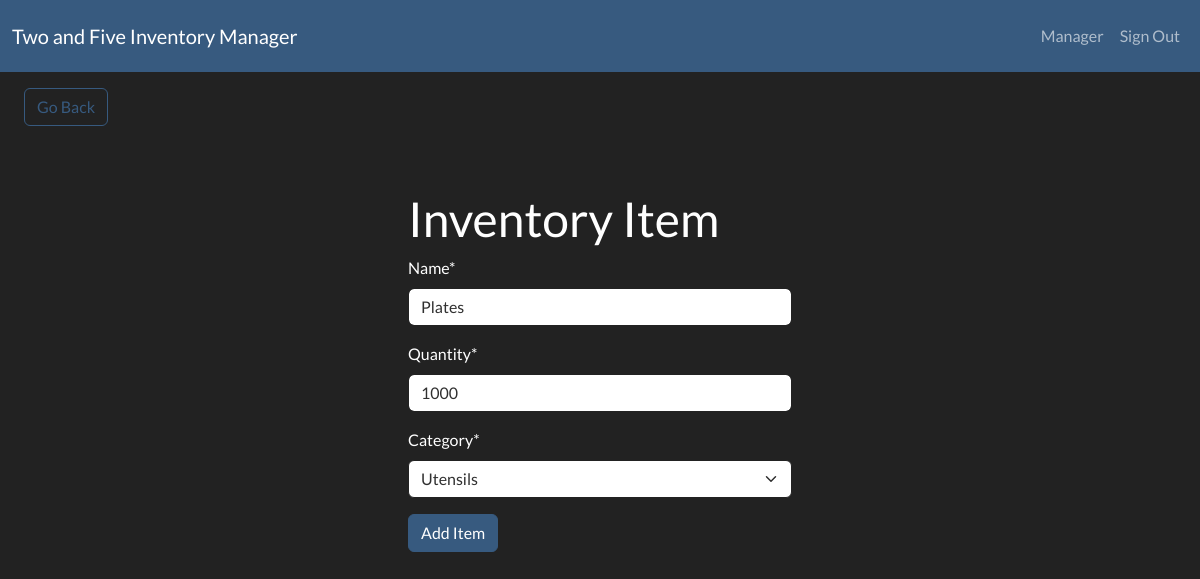
Screenshot of /edit-item/3 (signed in) with the database file from the repository.
### inventory/models.py (models this page shows, shortened)
class InventoryItem(models.Model):
    name = models.CharField(max_length=200)
    quantity = models.IntegerField()
    category = models.ForeignKey(
        "Category", on_delete=models.SET_NULL, blank=True, null=True
    )
    date_created = models.DateTimeField(auto_now_add=True)
    user = models.ForeignKey(User, on_delete=models.CASCADE)

class Category(models.Model):
    name = models.CharField(max_length=200)
    class Meta:
        verbose_name_plural = "categories"
    def __str__(self):
        return self.name

### inventory/views.py (the view)
# urls.py: path("edit-item/<int:pk>", EditItem.as_view(), name="edit-item"),
class EditItem(LoginRequiredMixin, UpdateView):
    model = InventoryItem
    form_class = InventoryItemForm
    template_name = "inventory/item_form.html"
    success_url = reverse_lazy("dashboard")

### inventory/forms.py
class InventoryItemForm(forms.ModelForm):
    category = forms.ModelChoiceField(queryset=Category.objects.all(), initial=0)
    class Meta:
        model = InventoryItem
        fields = ["name", "quantity", "category"]

### inventory/templates/inventory/item_form.html (shortened to what this page needs)
{% extends 'inventory/base.html' %}
{% load crispy_forms_tags %}
{% block content %}
<a href="{% url 'dashboard' %}" class="btn btn-outline-primary my-3 mx-4">Go Back</a>
<div class="row">
    <div class="col-11 col-md-4 mx-auto mt-5">
        <h1>Inventory Item</h1>
        <form method="POST">
            {{ form|crispy }}
            <div class="mt-3">
                <button class="btn btn-primary">Add Item</button>
            </div>
        </form>
    </div>
</div>
{% endblock content %}

### inventory/templates/inventory/navigation.html (shortened to what this page needs)
<nav class="navbar sticky-top navbar-expand-lg bg-primary" data-bs-theme="dark">
    <div class="container-fluid text-wrap">
        <a class="navbar-brand text-wrap" href="{% url 'index' %}">
            Two and Five Inventory Manager
        </a>
        <div class="collapse navbar-collapse justify-content-end" id="navbarNav">
            <ul class="navbar-nav">
                {% if user.is_authenticated %}
                <li class="nav-item">
                    <a class="nav-link" href="#">{{ user.username }}</a>
                </li>
                <li class="nav-item">
                    <a class="nav-link" href="{% url 'logout' %}">Sign Out</a>
                </li>
                {% endif %}
            </ul>
        </div>
    </div>
</nav>

### rows the page displays
InventoryItem: name "Plates", quantity "1000", category "Utensils"

### other values shown
{{ user.username }} "Manager"
